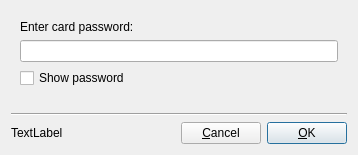
<?xml version="1.0" encoding="UTF-8"?>
<ui version="4.0">
 <class>PinDialog</class>
 <widget class="QDialog" name="PinDialog">
  <property name="geometry">
   <rect>
    <x>0</x>
    <y>0</y>
    <width>358</width>
    <height>155</height>
   </rect>
  </property>
  <property name="sizePolicy">
   <sizepolicy hsizetype="MinimumExpanding" vsizetype="MinimumExpanding">
    <horstretch>0</horstretch>
    <verstretch>0</verstretch>
   </sizepolicy>
  </property>
  <property name="windowTitle">
   <string>Password dialog</string>
  </property>
  <property name="windowIcon">
   <iconset resource="resources.qrc">
    <normaloff>:/icons/icon_NK.svg</normaloff>:/icons/icon_NK.svg</iconset>
  </property>
  <layout class="QVBoxLayout" name="verticalLayout">
   <item>
    <widget class="QFrame" name="frame">
     <property name="sizePolicy">
      <sizepolicy hsizetype="MinimumExpanding" vsizetype="MinimumExpanding">
       <horstretch>0</horstretch>
       <verstretch>0</verstretch>
      </sizepolicy>
     </property>
     <property name="autoFillBackground">
      <bool>false</bool>
     </property>
     <property name="frameShape">
      <enum>QFrame::NoFrame</enum>
     </property>
     <property name="frameShadow">
      <enum>QFrame::Plain</enum>
     </property>
     <layout class="QVBoxLayout" name="verticalLayout_2">
      <item>
       <widget class="QLabel" name="label">
        <property name="sizePolicy">
         <sizepolicy hsizetype="Fixed" vsizetype="Fixed">
          <horstretch>0</horstretch>
          <verstretch>0</verstretch>
         </sizepolicy>
        </property>
        <property name="text">
         <string>Enter card password:</string>
        </property>
       </widget>
      </item>
      <item>
       <widget class="QLineEdit" name="lineEdit">
        <property name="accessibleName">
         <string>Enter card PIN</string>
        </property>
        <property name="maxLength">
         <number>39</number>
        </property>
        <property name="echoMode">
         <enum>QLineEdit::Password</enum>
        </property>
       </widget>
      </item>
      <item>
       <layout class="QHBoxLayout" name="horizontalLayout_2">
        <item>
         <widget class="QCheckBox" name="checkBox">
          <property name="sizePolicy">
           <sizepolicy hsizetype="Fixed" vsizetype="Fixed">
            <horstretch>0</horstretch>
            <verstretch>0</verstretch>
           </sizepolicy>
          </property>
          <property name="text">
           <string>Show password</string>
          </property>
         </widget>
        </item>
        <item>
         <spacer name="horizontalSpacer_3">
          <property name="orientation">
           <enum>Qt::Horizontal</enum>
          </property>
          <property name="sizeHint" stdset="0">
           <size>
            <width>0</width>
            <height>20</height>
           </size>
          </property>
         </spacer>
        </item>
       </layout>
      </item>
     </layout>
    </widget>
   </item>
   <item>
    <spacer name="verticalSpacer">
     <property name="orientation">
      <enum>Qt::Vertical</enum>
     </property>
     <property name="sizeType">
      <enum>QSizePolicy::MinimumExpanding</enum>
     </property>
     <property name="sizeHint" stdset="0">
      <size>
       <width>0</width>
       <height>0</height>
      </size>
     </property>
    </spacer>
   </item>
   <item>
    <widget class="Line" name="line">
     <property name="orientation">
      <enum>Qt::Horizontal</enum>
     </property>
    </widget>
   </item>
   <item>
    <layout class="QHBoxLayout" name="horizontalLayout">
     <item>
      <widget class="QLabel" name="status">
       <property name="focusPolicy">
        <enum>Qt::StrongFocus</enum>
       </property>
       <property name="text">
        <string notr="true">TextLabel</string>
       </property>
      </widget>
     </item>
     <item>
      <spacer name="horizontalSpacer">
       <property name="orientation">
        <enum>Qt::Horizontal</enum>
       </property>
       <property name="sizeHint" stdset="0">
        <size>
         <width>40</width>
         <height>20</height>
        </size>
       </property>
      </spacer>
     </item>
     <item>
      <widget class="QPushButton" name="cancelButton">
       <property name="focusPolicy">
        <enum>Qt::TabFocus</enum>
       </property>
       <property name="text">
        <string>&amp;Cancel</string>
       </property>
       <property name="autoDefault">
        <bool>false</bool>
       </property>
       <property name="default">
        <bool>false</bool>
       </property>
      </widget>
     </item>
     <item>
      <widget class="QPushButton" name="okButton">
       <property name="focusPolicy">
        <enum>Qt::TabFocus</enum>
       </property>
       <property name="text">
        <string>&amp;OK</string>
       </property>
       <property name="autoDefault">
        <bool>true</bool>
       </property>
       <property name="default">
        <bool>true</bool>
       </property>
      </widget>
     </item>
    </layout>
   </item>
  </layout>
 </widget>
 <tabstops>
  <tabstop>lineEdit</tabstop>
  <tabstop>checkBox</tabstop>
 </tabstops>
 <resources>
  <include location="resources.qrc"/>
 </resources>
 <connections>
  <connection>
   <sender>cancelButton</sender>
   <signal>clicked()</signal>
   <receiver>PinDialog</receiver>
   <slot>reject()</slot>
   <hints>
    <hint type="sourcelabel">
     <x>214</x>
     <y>142</y>
    </hint>
    <hint type="destinationlabel">
     <x>178</x>
     <y>82</y>
    </hint>
   </hints>
  </connection>
 </connections>
</ui>
